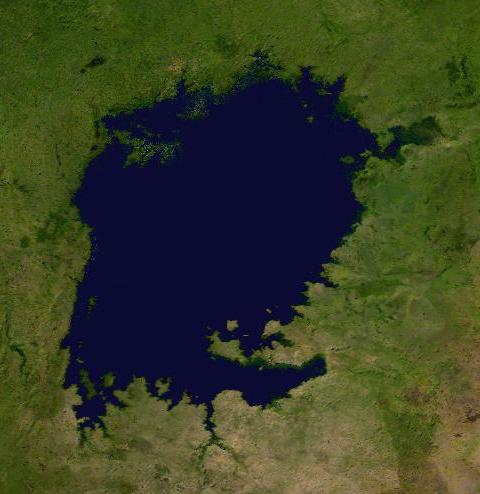
#> input picture K-means/Lake.png, 480 x 494 px
$ jupyter execute --allow-errors kmeans.ipynb
#> lines starting #> are read from the running program, lines starting #| are printed output that depends on the picture
[cell 1]
import numpy as np
import pandas as pd
import cv2
import matplotlib.pyplot as plt
from matplotlib.figure import Figure
from sklearn.metrics import silhouette_samples, silhouette_score

[cell 2]
image = cv2.imread("./Lake.png", cv2.IMREAD_COLOR)
#> image is the input picture: shape (494, 480, 3); mean B, G, R 37.3, 62.8, 56.1

[cell 3]
image.shape
#> Out = (494, 480, 3)

[cell 4]
image = cv2.cvtColor(image, cv2.COLOR_BGR2RGB)

[cell 5]
plt.imshow(image)

[cell 6]
image_reshape = image.reshape(-1,3)

[cell 7]
image_reshape.shape
#> Out = (237120, 3)

[cell 8]
from sklearn.cluster import KMeans

[cell 9]
kmeans = KMeans(n_clusters=3, random_state=42)

[cell 10]
kmeans.fit(image_reshape)

[cell 11]
centroid = kmeans.cluster_centers_

[cell 12]
centroid

[cell 13]
uint8_array = np.clip(centroid, 0, 255).astype(np.uint8)

[cell 14]
uint8_array

[cell 15]
cluster_centers = kmeans.cluster_centers_
labels = kmeans.labels_

[cell 16]
labels

[cell 17]
segmented_image = cluster_centers[labels]
segmented_image = segmented_image.reshape(image.shape)

[cell 18]
plt.figure(figsize=(10, 5))
plt.subplot(1, 2, 1)
plt.imshow(image)
plt.title('Original Image')

plt.subplot(1, 2, 2)
plt.imshow(segmented_image.astype(np.uint8))
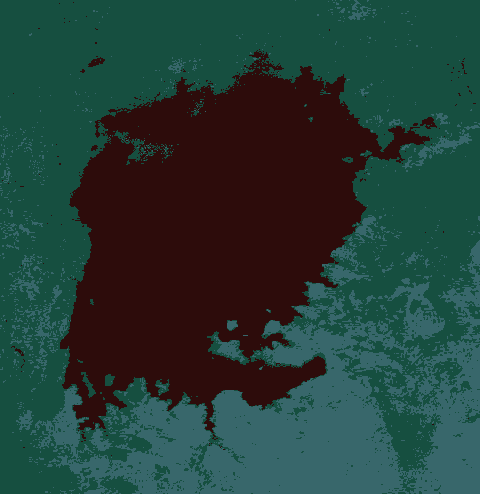
#> segmented_image: shape (494, 480, 3) float64; mean of channels 0, 1, 2 56.1, 62.8, 37.3; drawn as B, G, R
plt.title('Segmented Image')

plt.show()
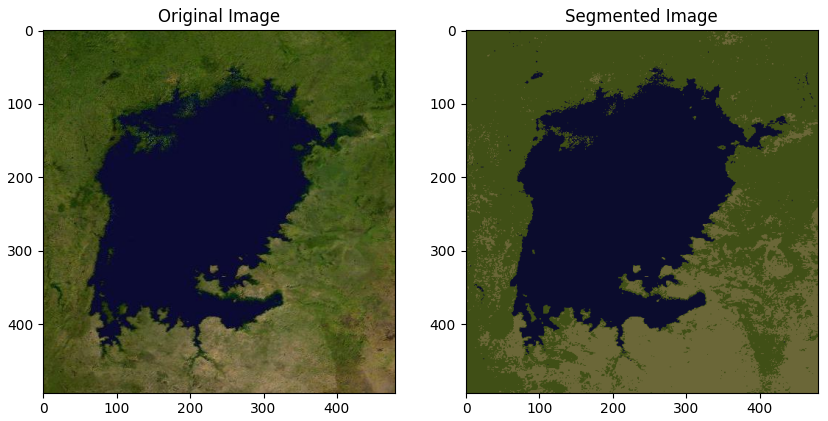
#> figure drawn by matplotlib, 2 panels

[cell 19]
num_clusters = 3

[cell 20]
points_in_clusters = [[] for _ in range(num_clusters)]

[cell 21]
for i, label in enumerate(labels):
    points_in_clusters[label].append(image_reshape[i])

[cell 22]
pixel_no = []

[cell 23]
for i in range(len(points_in_clusters)):
    print(f"Cluster {i} = {len(points_in_clusters[i])} px")
    pixel_no.append(len(points_in_clusters[i]))

[cell 24]
uint8_array[0]

[cell 25]
cluster_color = uint8_array
cluster_color_normalized= [(r / 255, g / 255, b / 255) for (r, g, b) in cluster_color]

[cell 26]
plt.pie(pixel_no, labels = [f"Cluster {i}" for i in range(num_clusters)],colors = cluster_color_normalized,autopct='%1.1f%%')
plt.title("Pie Chart")
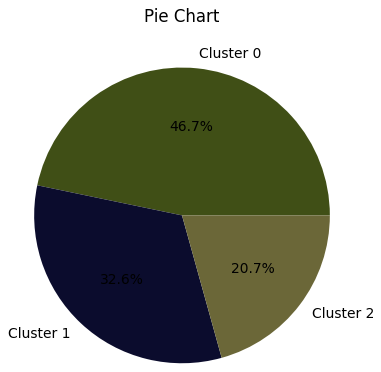
#> figure drawn by matplotlib, 1 panel

[cell 27]
cluster_R = uint8_array[:,0]
cluster_G = uint8_array[:,1]
cluster_B = uint8_array[:,2]
cluster_count = pixel_no

[cell 28]
data = {"Cluster_R" : cluster_R,"Cluster_G" : cluster_G,"Cluster_B" : cluster_B, "Cluster_count" : pixel_no}

[cell 29]
df = pd.DataFrame(data)

[cell 30]
df

[cell 31]
lake_pixel = df.iloc[0,3]

[cell 32]
lake_pixel

[cell 33]
total_area = 200000

[cell 34]
area_for_pixel = total_area/sum(pixel_no)

[cell 35]
Area_lake = lake_pixel * area_for_pixel

[cell 36]
print(f"The area of lake is {Area_lake}")

[cell 37]
image_reshape_test = image_reshape.astype("float32") / 255

[cell 38]
wcss = []
for i in range(2, 11):
    kmeans = KMeans(n_clusters=i, n_init=10, random_state=42, max_iter=300)
    kmeans.fit(image_reshape)
    wcss.append(kmeans.inertia_)
#> after the loop, wcss = [202040500.6, 84391268.7, 55927778.9, 42516207.8, 34078738.7, 28587394.9, 25125189.2, 22750941.6, 20756622.7]

[cell 39]
plt.figure(figsize=(10, 6))
plt.plot(range(2, 11), wcss, marker='o')
plt.title('Elbow Method')
plt.xlabel('Number of Clusters')
plt.ylabel('WCSS')
plt.xticks(range(2, 11))
plt.show()
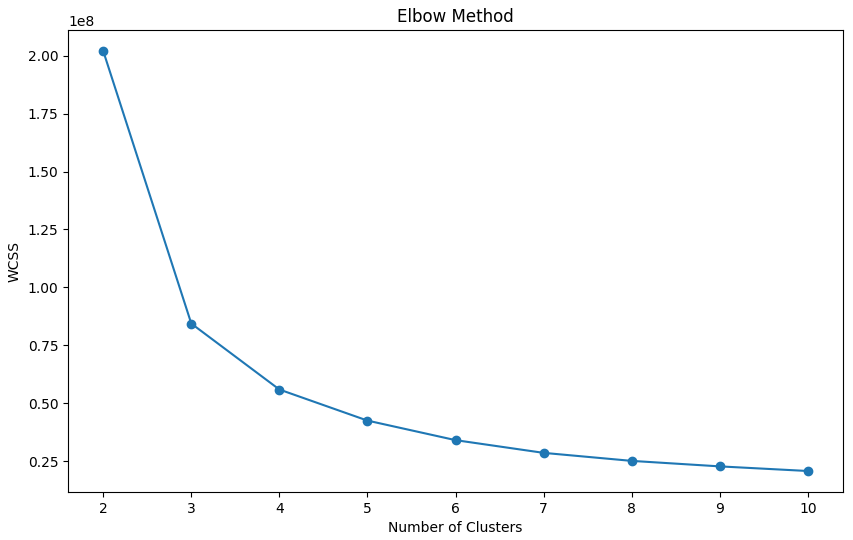
#> figure drawn by matplotlib, 1 panel

[cell 40]
kmeans1 = KMeans(n_clusters=4, random_state=42)

[cell 41]
kmeans1.fit(image_reshape)

[cell 42]
num_clusters = 4

[cell 43]
points_in_clusters = [[] for _ in range(num_clusters)]

[cell 44]
cluster_centers = kmeans1.cluster_centers_
labels = kmeans1.labels_

[cell 45]
for i, label in enumerate(labels):
    points_in_clusters[label].append(image_reshape[i])

[cell 46]
pixel_no = []

[cell 47]
labels

[cell 48]
pixel_new = []

for i in range(len(points_in_clusters)):
    print(f"Cluster {i} = {len(points_in_clusters[i])} px")
    pixel_new.append(len(points_in_clusters[i]))

[cell 49]
centroid1 = kmeans1.cluster_centers_

[cell 50]
uint8_array = np.clip(centroid1, 0, 255).astype(np.uint8)

[cell 51]
uint8_array

[cell 52]
cluster_R = uint8_array[:,0]
cluster_G = uint8_array[:,1]
cluster_B = uint8_array[:,2]
cluster_count = pixel_new

[cell 53]
centroid1

[cell 54]
data_new = {"Cluster_R" : cluster_R,"Cluster_G" : cluster_G,"Cluster_B" : cluster_B, "Cluster_count" : pixel_new}

[cell 55]
data_new

[cell 56]
df_new = pd.DataFrame(data_new)

[cell 57]
df_new

[cell 58]
lake_pixel = df.iloc[1,3]

[cell 59]
Area_lake = lake_pixel * area_for_pixel

[cell 60]
print(f"The area of lake is {Area_lake}")

[cell 61]
cluster_color = uint8_array
cluster_color_normalized= [(r / 255, g / 255, b / 255) for (r, g, b) in cluster_color]

[cell 62]
plt.figure(figsize=(8, 8))
plt.pie(pixel_new, labels = [f"Cluster {i}" for i in range(4)],colors = cluster_color_normalized,autopct='%1.1f%%')
plt.title("Pie Chart")
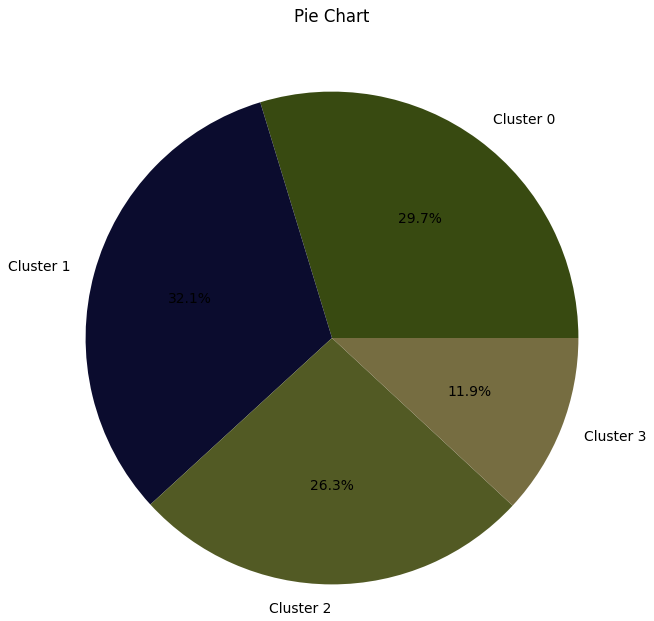
#> figure drawn by matplotlib, 1 panel
